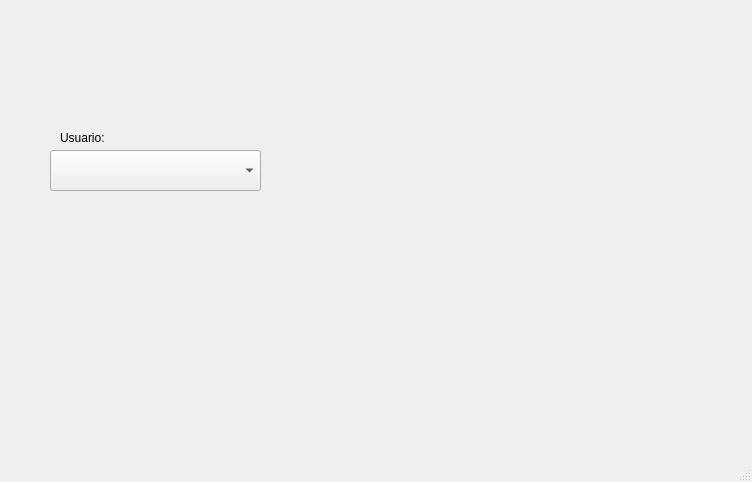
<?xml version="1.0" encoding="UTF-8"?>
<ui version="4.0">
 <class>MainWindow</class>
 <widget class="QMainWindow" name="MainWindow">
  <property name="geometry">
   <rect>
    <x>0</x>
    <y>0</y>
    <width>752</width>
    <height>482</height>
   </rect>
  </property>
  <property name="windowTitle">
   <string>MainWindow</string>
  </property>
  <widget class="QWidget" name="centralwidget">
   <widget class="QLabel" name="label">
    <property name="geometry">
     <rect>
      <x>20</x>
      <y>10</y>
      <width>121</width>
      <height>71</height>
     </rect>
    </property>
    <property name="text">
     <string/>
    </property>
    <property name="pixmap">
     <pixmap resource="../Imagenes/recursos.qrc">:/Logos/FI_LOGO.png</pixmap>
    </property>
    <property name="scaledContents">
     <bool>true</bool>
    </property>
   </widget>
   <widget class="QLabel" name="label_4">
    <property name="geometry">
     <rect>
      <x>620</x>
      <y>0</y>
      <width>121</width>
      <height>71</height>
     </rect>
    </property>
    <property name="text">
     <string/>
    </property>
    <property name="pixmap">
     <pixmap resource="../Imagenes/recursos.qrc">:/Logos/FI_LOGO.png</pixmap>
    </property>
    <property name="scaledContents">
     <bool>true</bool>
    </property>
   </widget>
   <widget class="QLabel" name="label_5">
    <property name="geometry">
     <rect>
      <x>620</x>
      <y>350</y>
      <width>121</width>
      <height>71</height>
     </rect>
    </property>
    <property name="text">
     <string/>
    </property>
    <property name="pixmap">
     <pixmap resource="../Imagenes/recursos.qrc">:/Logos/FI_LOGO.png</pixmap>
    </property>
    <property name="scaledContents">
     <bool>true</bool>
    </property>
   </widget>
   <widget class="QLabel" name="img_persona">
    <property name="geometry">
     <rect>
      <x>350</x>
      <y>140</y>
      <width>271</width>
      <height>131</height>
     </rect>
    </property>
    <property name="text">
     <string/>
    </property>
    <property name="pixmap">
     <pixmap resource="../Imagenes/recursos.qrc">:/Logos/FI_LOGO.png</pixmap>
    </property>
    <property name="scaledContents">
     <bool>true</bool>
    </property>
   </widget>
   <widget class="QComboBox" name="combo_mascotas">
    <property name="geometry">
     <rect>
      <x>50</x>
      <y>150</y>
      <width>211</width>
      <height>41</height>
     </rect>
    </property>
   </widget>
   <widget class="QLabel" name="label_2">
    <property name="geometry">
     <rect>
      <x>60</x>
      <y>130</y>
      <width>58</width>
      <height>16</height>
     </rect>
    </property>
    <property name="text">
     <string>Usuario:</string>
    </property>
   </widget>
  </widget>
  <widget class="QMenuBar" name="menubar">
   <property name="geometry">
    <rect>
     <x>0</x>
     <y>0</y>
     <width>752</width>
     <height>24</height>
    </rect>
   </property>
  </widget>
  <widget class="QStatusBar" name="statusbar"/>
 </widget>
 <resources>
  <include location="../Imagenes/recursos.qrc"/>
 </resources>
 <connections/>
</ui>
